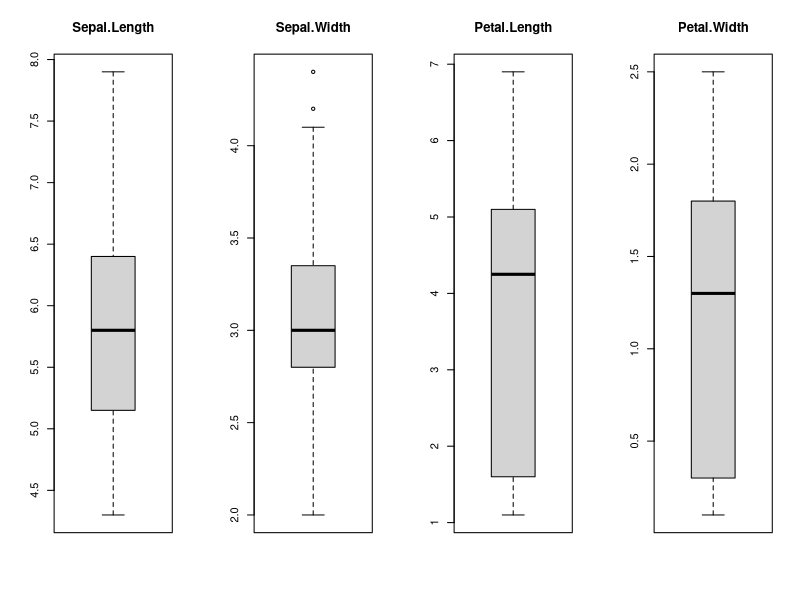
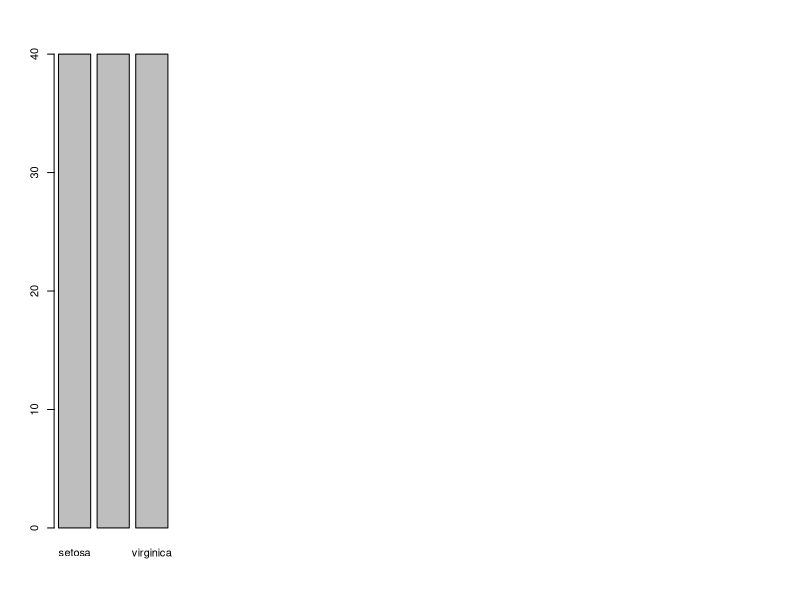
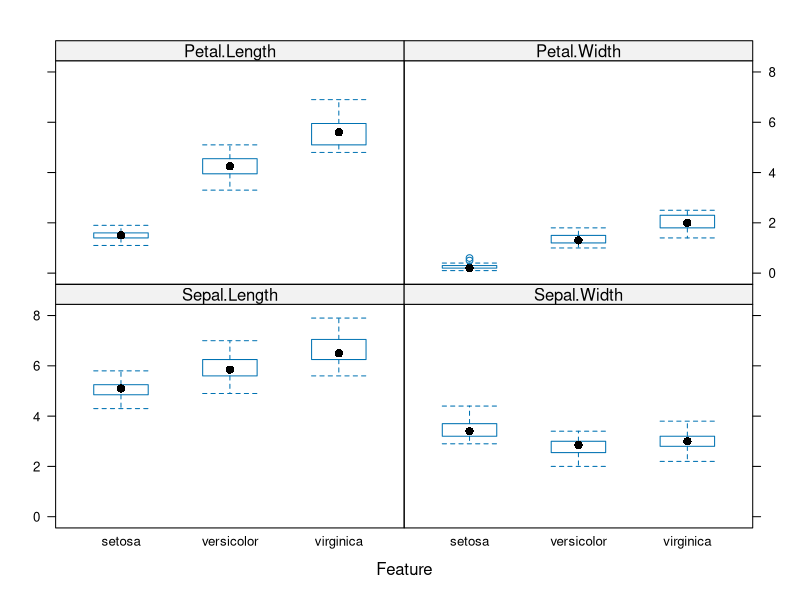
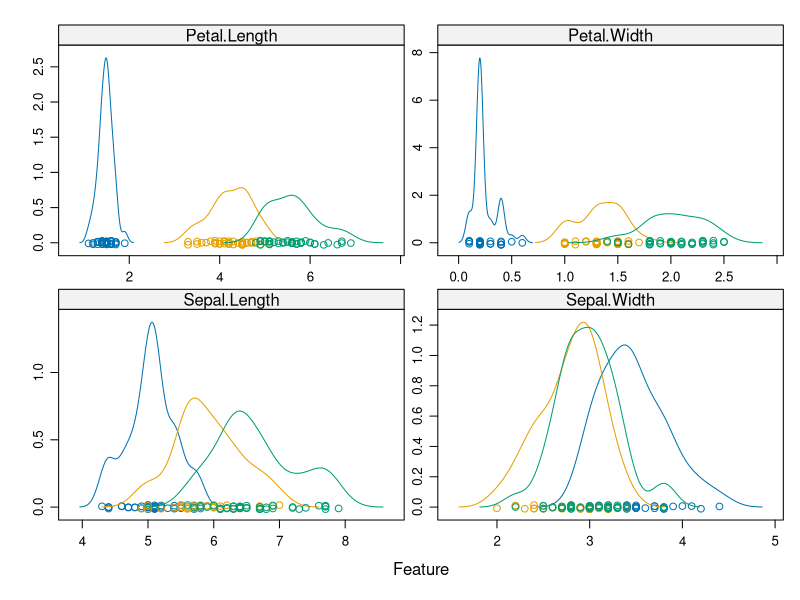

Write the R code that produced these figures, in order. (Note: this script raises an error after producing the figures.)
install.packages("caret")
library(caret)
data(iris)
dataset <- iris
validation_index <- createDataPartition(dataset$Species, p=0.80, list=FALSE)
validation <- dataset[-validation_index,]
dataset <- dataset[validation_index,]
dim(dataset)
sapply(dataset, class)
head(dataset)
levels(dataset$Species)
percentage <- prop.table(table(dataset$Species)) * 100
cbind(freq=table(dataset$Species), percentage=percentage)
#  Summary of attribute distributions, self explanatory
summary(dataset)

#  splitting input and output for plotting
x <- dataset[,1:4]
y <- dataset[,5]

#  doing some boxplottin!
dev.new(width=10, height=10)
par(mfrow=c(1,4))
  for(i in 1:4) {
  boxplot(x[,i], main=names(iris)[i])
  }
#  class breakdown
plot(y)

#scatterplot time!
featurePlot(x=x, y=y, plot="box")

#  using density plots of each attribute by class value
scales <- list(x=list(relation="free"), y=list(relation="free"))
featurePlot(x=x, y=y, plot="density", scales=scales)

#  10-fold cross validation
control <- trainControl(method="cv", number=10)
metric <- "Accuracy"

#  linear algorithm
set.seed(7)
fit.lda <- train(Species~., data=dataset, method="lda", metric=metric, trControl=control)
#  nonlinear algorithms: CART and kNN
set.seed(7)
fit.cart <- train(Species~., data=dataset, method="rpart", metric=metric, trControl=control)
set.seed(7)
fit.knn <- train(Species~., data=dataset, method="knn", metric=metric, trControl=control)
#  advanced algorithms: SVM and Random Forest
set.seed(7)
fit.svm <- train(Species~., data=dataset, method="svmRadial", metric=metric, trControl=control)
set.seed(7)
fit.rf <- train(Species~., data=dataset, method="rf", metric=metric, trControl=control)

#  getting the accuracy of the models
results <- resamples(list(lda=fit.lda, cart=fit.cart, knn=fit.knn, svm=fit.svm, rf=fit.rf))
summary(results)

#visualizing the results
dotplot(results)

#lda is the best of the models
print(fit.lda)

#time to makes some predictions out of the model
#estimating the skill of LDA on the valication dataset
predictions <- predict(fit.lda, validation)
confusionMatrix(predictions, validation$Species)

#Model is proven to predict the separated 20% of the dataset within +/- 4% of 97% accuracy